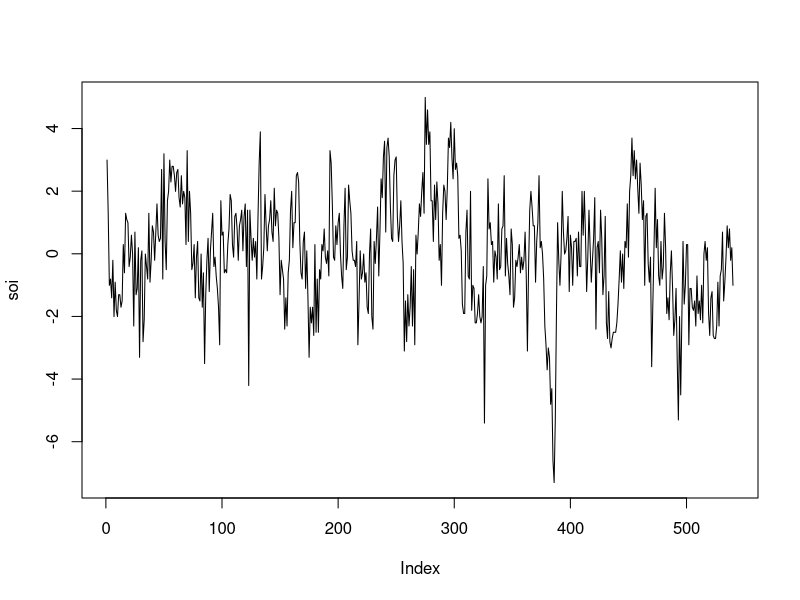
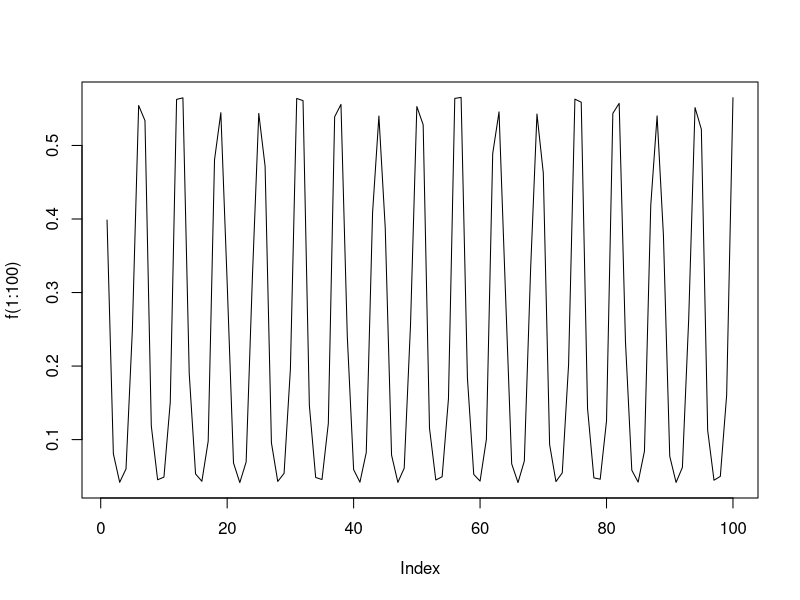

Here is the R script that generated these plots, in order:
soi<-read.table("soi.txt")[,1]
class(soi)
plot(soi, type="l")
mean(soi)

t<-length(soi)
p<-length(soi)/2
m<-floor(p/2)

y<-soi

f<-matrix(NA, nrow= 2*m, ncol=t)
for (i in 1:t) {
  for (k in 1:m) {
  f[(2*k-1):(2*k), i]<-c(cos(2*pi*i*k/p), sin(2*pi*i*k/p))
}
}

f<-t(f)

beta_hat<-coef(lm(soi~f))[-1]
residual<-resid(lm(soi~f))




#####
r1<-0.9
r2<- -0.95


r1<-complex(modulus = 0.95, argument = 2*pi/8)
r2<-complex(modulus = 0.95, argument = -2*pi/8)

r1<-complex(modulus = 0.5, argument = 2*pi/8)
r2<-complex(modulus = 0.5, argument = -2*pi/8)

phi_1<- r1+r2
phi_2<- -r1*r2

v<-1

f<-function(w) {
  v/2/pi/(Mod(1-phi_1*exp(-1i*w)-phi_2*exp(-2*1i*w)))^2
}

plot(f(1:100), type="l")


